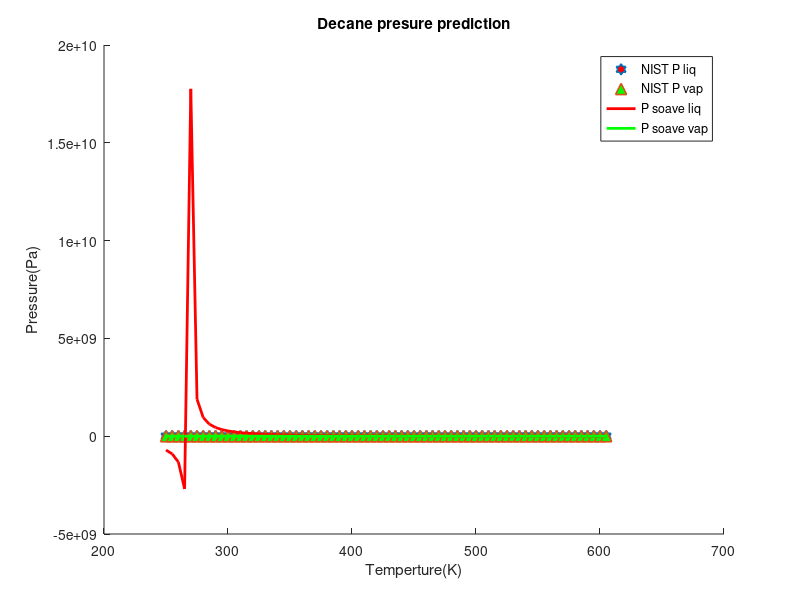

MATLAB code to generate this figure:
%decane pressure prediction for PR
load('decane presure data.mat')
omega = 0.484; %Acentric factor
Tc = 617.7; %K
Pc = 2103000; %Pa
R = 8.31446 %J/K*mol
b1 = 0.07780*(R*Tc/Pc);
a1 = 0.45724*(((R^2)*(Tc^2))/Pc);
T = 250; %k
M = 142.2817/1000; %kg/mol
S1=0.37464+1.54226*omega-0.26992*omega^2;
for i = 1:1:72
   Tr=T/Tc;
   Tr_list(i)=Tr;
   Vm_vap(i) = M/rho_vap(i);
   Vm_liq(i) = M/rho_liq(i);
   alpha_soave_PR(i) =(1+S1*(1-sqrt(Tr)))^2;
   P_alpha_liq(i) = (R*T/(Vm_liq(i)-b1))-(a1*alpha_liq(i))/(Vm_liq(i)^2+2*b1*Vm_liq(i)-b1^2);
   P_alpha_vap(i) = (R*T/(Vm_vap(i)-b1))-(a1*alpha_vap(i))/(Vm_vap(i)^2+2*b1*Vm_vap(i)-b1^2);
   P_soave_vap(i) = (R*T/(Vm_vap(i)-b1))-(a1*alpha_soave_PR(i))/(Vm_vap(i)^2+2*b1*Vm_vap(i)-b1^2);
   P_soave_liq(i) = (R*T/(Vm_liq(i)-b1))-(a1*alpha_soave_PR(i))/(Vm_liq(i)^2+2*b1*Vm_liq(i)-b1^2);
   Temp(i)=T;
   T = T+5;
end
figure(1)
hold on
plot(Temp,P_alpha_liq,'h','MarkerSize',8,'MarkerFaceColor','r','LineWidth',1.2)
plot(Temp,P_alpha_vap,'^','MarkerSize',8,'MarkerFaceColor','g','LineWidth',1.2)
plot(Temp,P_soave_liq,'r','LineWidth',2)
plot(Temp,P_soave_vap,'g','LineWidth',2)
legend('NIST P liq','NIST P vap','P soave liq','P soave vap')
xlabel('Temperture(K)')
ylabel('Pressure(Pa)')
title('Decane presure prediction')
% axis([445,620,0,2E6])
hold off
